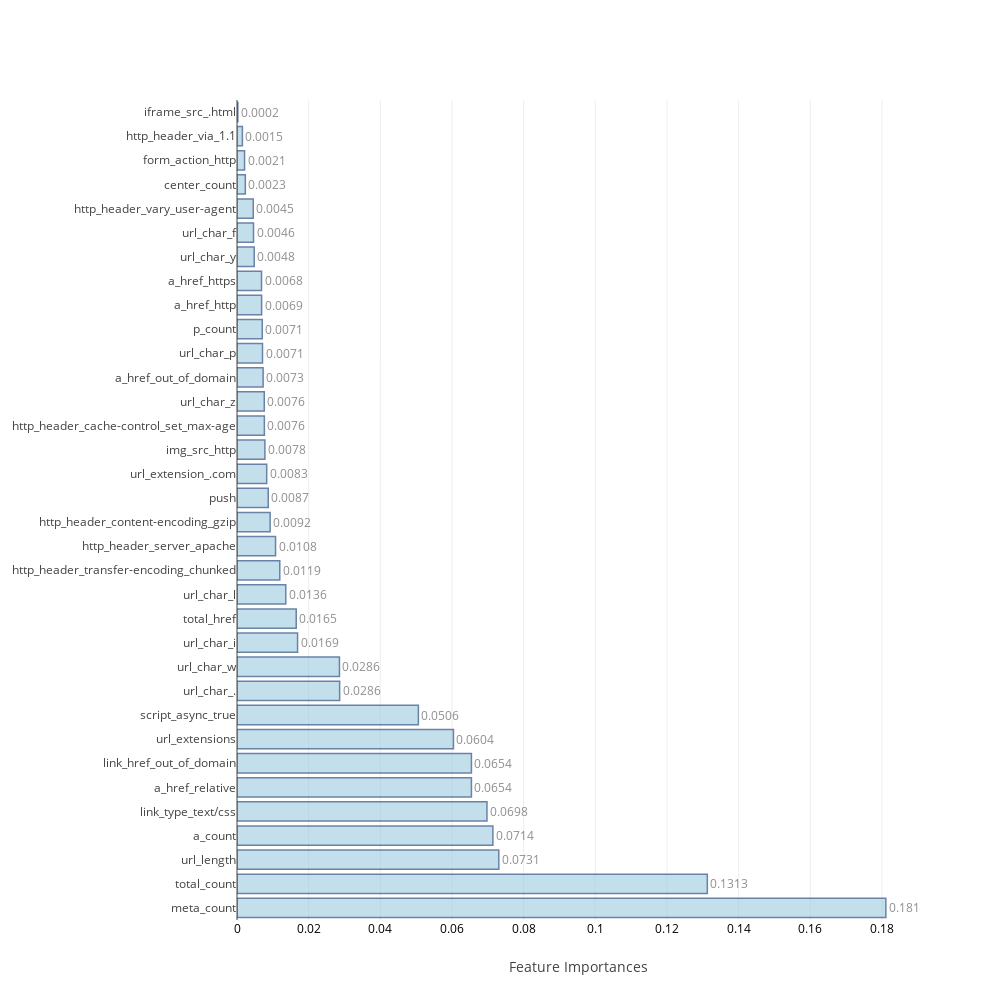
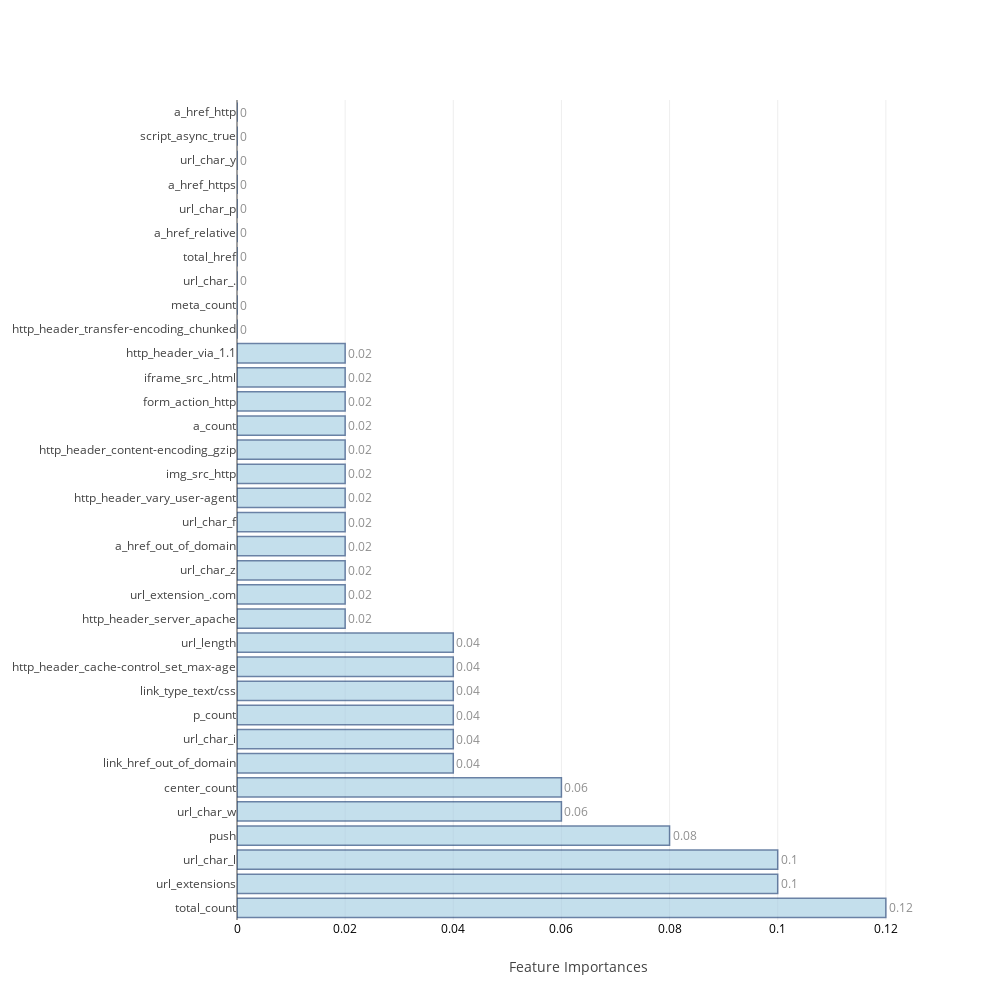

Source (notebook cell) for these figures, in order:
### Markdown cell above
### <a id='2' style="text-decoration : none; color : #000000;"> 2. OverSampling </a>

### Code cell
sm = SMOTE(random_state=12, ratio = {1:27805})
X_train, Y_train = sm.fit_sample(scaled_X_train,train_Y)


ind_columns=['KNeighborsClassifier','RandomForestClassifier','AdaBoostClassifier',
             'GradientBoostingClassifier','ExtraTreeClassifier','XGB','BaggingClassifier','Neural Network-1']

f=[KNN_model,RandomForest,AdaBoost,GradientBoosting, ExtraTree,XGB,Bagging,DeepLearning1]

## Table to store training and test measures
table_80_50_train=pd.DataFrame(columns=['accuracy','TP','TN','FP','FN','FPR','FNR'])
table_80_50_test=pd.DataFrame(columns=['accuracy','TP','TN','FP','FN','FPR','FNR','auc','MCC','Precision','Recall'])

feat_imp=[None]*5
j=0
for i in range(0,8):
    if i>=1 and i<=5:
        model,cm_train,cm_test,acc_train,acc_test,roc_auc,feat_imp[j],mcc,prec,rec=f[i](X_train,Y_train,scaled_X_test,test_Y,columns)
        j=j+1
    else:
        model,cm_train,cm_test,acc_train,acc_test,roc_auc,mcc,prec,rec=f[i](X_train,Y_train,scaled_X_test,test_Y)
    table_80_50_train.loc[i]=   ([acc_train,cm_train.TP,cm_train.TN,cm_train.FP,cm_train.FN,cm_train.FPR,cm_train.FNR])
    table_80_50_test.loc[i] =   ([acc_test ,cm_test.TP, cm_test.TN, cm_test.FP, cm_test.FN, cm_test.FPR, cm_test.FNR,roc_auc,mcc,prec,rec])
    print("\n")

### Figure 1 — Plotly figure (JSON) as saved in the notebook; plotly's stock layout.template omitted (floating-point values rounded to 4 significant figures)
{"data": [{"marker": {"color": "rgb(158,202,225)", "line": {"color": "rgb(8,48,107)", "width": 1.5}}, "opacity": 0.6, "orientation": "h", "text": [0.1811, 0.1313, 0.0731, 0.0714, 0.0698, 0.0654, 0.0654, 0.0604, 0.0506, 0.0286, 0.0286, 0.0169, 0.0165, 0.0136, 0.0119, 0.0108, 0.0092, 0.0087, 0.0083, 0.0078, 0.0076, 0.0076, 0.0073, 0.0071, 0.0071, 0.0069, 0.0068, 0.0048, 0.0046, 0.0045, 0.0023, 0.0021, 0.0015, 0.0002], "textposition": "outside", "type": "bar", "uid": "5611875a-bf0f-4f94-9485-98401d748ccb", "x": [0.1811, 0.1313, 0.07306, 0.07142, 0.06976, 0.06543, 0.06542, 0.06041, 0.05062, 0.02865, 0.02859, 0.0169, 0.01653, 0.01361, 0.01194, 0.01076, 0.009247, 0.008723, 0.008287, 0.007785, 0.007637, 0.007612, 0.007288, 0.007116, 0.007051, 0.006871, 0.006843, 0.004809, 0.004607, 0.004535, 0.002325, 0.00211, 0.001504, 0.0002249], "y": ["meta_count", "total_count", "url_length", "a_count", "link_type_text/css", "a_href_relative", "link_href_out_of_domain", "url_extensions", "script_async_true", "url_char_.", "url_char_w", "url_char_i", "total_href", "url_char_l", "http_header_transfer-encoding_chunked", "http_header_server_apache", "http_header_content-encoding_gzip", "push", "url_extension_.com", "img_src_http", "http_header_cache-control_set_max-age", "url_char_z", "a_href_out_of_domain", "url_char_p", "p_count", "a_href_http", "a_href_https", "url_char_y", "url_char_f", "http_header_vary_user-agent", "center_count", "form_action_http", "http_header_via_1.1", "iframe_src_.html"]}], "layout": {"autosize": false, "height": 1000, "width": 1000, "xaxis": {"tickfont": {"color": "black", "size": 12}, "title": "Feature Importances"}, "yaxis": {"automargin": true}}}

### Figure 2 — Plotly figure (JSON) as saved in the notebook; plotly's stock layout.template omitted (floating-point values rounded to 4 significant figures)
{"data": [{"marker": {"color": "rgb(158,202,225)", "line": {"color": "rgb(8,48,107)", "width": 1.5}}, "opacity": 0.6, "orientation": "h", "text": [0.12, 0.1, 0.1, 0.08, 0.06, 0.06, 0.04, 0.04, 0.04, 0.04, 0.04, 0.04, 0.02, 0.02, 0.02, 0.02, 0.02, 0.02, 0.02, 0.02, 0.02, 0.02, 0.02, 0.02, 0, 0, 0, 0, 0, 0, 0, 0, 0, 0], "textposition": "outside", "type": "bar", "uid": "72338d2a-9400-4a0e-9c0c-5259fd3f70f6", "x": [0.12, 0.1, 0.1, 0.08, 0.06, 0.06, 0.04, 0.04, 0.04, 0.04, 0.04, 0.04, 0.02, 0.02, 0.02, 0.02, 0.02, 0.02, 0.02, 0.02, 0.02, 0.02, 0.02, 0.02, 0, 0, 0, 0, 0, 0, 0, 0, 0, 0], "y": ["total_count", "url_extensions", "url_char_l", "push", "url_char_w", "center_count", "link_href_out_of_domain", "url_char_i", "p_count", "link_type_text/css", "http_header_cache-control_set_max-age", "url_length", "http_header_server_apache", "url_extension_.com", "url_char_z", "a_href_out_of_domain", "url_char_f", "http_header_vary_user-agent", "img_src_http", "http_header_content-encoding_gzip", "a_count", "form_action_http", "iframe_src_.html", "http_header_via_1.1", "http_header_transfer-encoding_chunked", "meta_count", "url_char_.", "total_href", "a_href_relative", "url_char_p", "a_href_https", "url_char_y", "script_async_true", "a_href_http"]}], "layout": {"autosize": false, "height": 1000, "width": 1000, "xaxis": {"tickfont": {"color": "black", "size": 12}, "title": "Feature Importances"}, "yaxis": {"automargin": true}}}
